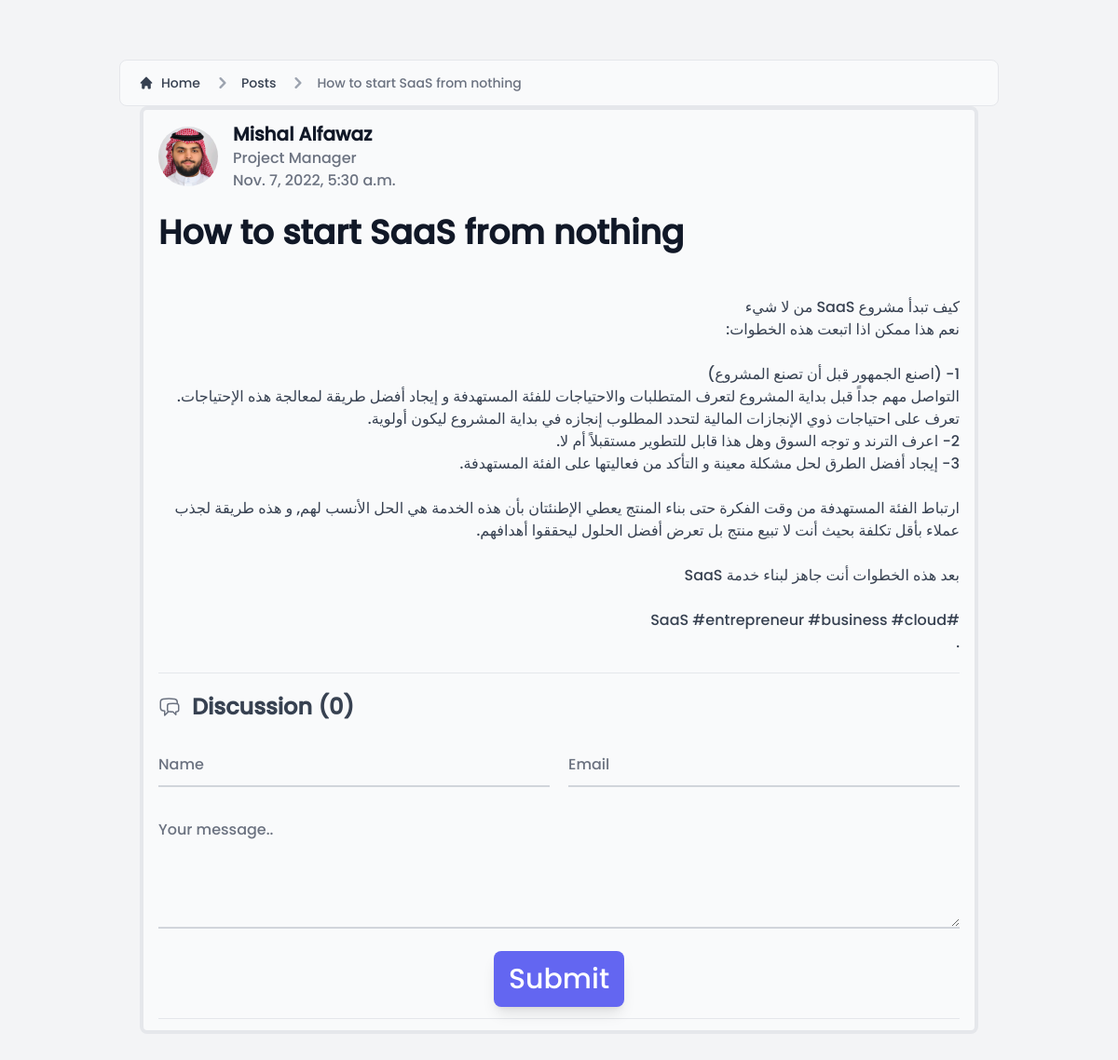
The page /posts/post2 on the database its author committed.
### tailwindapp/models.py (models this page shows, shortened)
class Post(models.Model):
    author = models.ForeignKey(Info, on_delete=models.CASCADE, null = True)
    title = models.CharField(max_length=255)
    slug = models.SlugField()
    image = models.ImageField(null = True,blank=True, upload_to="images/")
    intro = models.TextField()
    body = RichTextField()
    released = models.DateTimeField(auto_now_add = True)
    class Meta:
        ordering = ['released']

class Info (models.Model):
    title = models.CharField(max_length = 255)
    name = models.CharField(max_length = 255)
    position = models.CharField(max_length = 255)
    email = models.EmailField()
    phone = models.IntegerField()
    description = models.TextField(max_length = 500)
    image = models.ImageField(null = True,blank=True, upload_to="images/")
    cv = models.FileField(null = True)
    skills = models.ManyToManyField(Skills)

### tailwindapp/views.py (the view)
# urls.py: path('posts/<slug:slug>', views.getPosts, name='getPosts'),
def getPosts(request, slug):
    post = Post.objects.get(slug=slug)
    if request.method == 'POST':
        form = CommentPostForm(request.POST)
        if form.is_valid():
            html = render_to_string('tailwindapp/emails/emailtemplate.html',
            {'name': form.cleaned_data['name'],
            'email': form.cleaned_data['email'],
            'message': form.cleaned_data['body']
            })
            form = form.save(commit = False)
            form.post = post
            print("### ", form)
            form.save()
            send_mail('Thank you for your comment!',
            'message',
            'no-reply@mishalalfawaz.com',
            [form.email, 'mishalalfawaz@gmail.com'],
            html_message=html)
            return redirect('getPosts', slug=post.slug)
    else:
        form = CommentPostForm()
    context = {'post':post, 'form': form}
    return render(request, 'tailwindapp/posts.html', context)

### tailwindapp/templates/tailwindapp/posts.html (shortened to what this page needs)
{% extends 'base.html' %} {% block projects %}
{% load static %}
<div class="bg-gray-100">
<main class="pt-8 pb-16 lg:pt-16 lg:pb-24">
<nav class="flex px-5 py-3 mx-5 lg:mx-32 text-gray-700 border border-gray-200 rounded-lg bg-gray-50 " aria-label="Breadcrumb">
  <ol class="inline-flex items-center space-x-1 md:space-x-3">
    <li class="inline-flex items-center">
      <a href="{% url 'index' %}" class="inline-flex items-center text-sm font-medium text-gray-700 hover:text-gray-900">
        <svg class="w-4 h-4 mr-2" fill="currentColor" viewBox="0 0 20 20" xmlns="http://www.w3.org/2000/svg"><path d="M10.707 2.293a1 1 0 00-1.414 0l-7 7a1 1 0 001.414 1.414L4 10.414V17a1 1 0 001 1h2a1 1 0 001-1v-2a1 1 0 011-1h2a1 1 0 011 1v2a1 1 0 001 1h2a1 1 0 001-1v-6.586l.293.293a1 1 0 001.414-1.414l-7-7z"></path></svg>
        Home
      </a>
    </li>
    <li>
        <div class="flex items-center">
          <svg class="w-6 h-6 text-gray-400" fill="currentColor" viewBox="0 0 20 20" xmlns="http://www.w3.org/2000/svg"><path fill-rule="evenodd" d="M7.293 14.707a1 1 0 010-1.414L10.586 10 7.293 6.707a1 1 0 011.414-1.414l4 4a1 1 0 010 1.414l-4 4a1 1 0 01-1.414 0z" clip-rule="evenodd"></path></svg>
          <a href="{% url 'index' %}" class="ml-1 text-sm font-medium text-gray-700 hover:text-gray-900 md:ml-2">Posts</a>
        </div>
      </li>
    <li aria-current="page">
      <div class="flex items-center">
        <svg class="w-6 h-6 text-gray-400" fill="currentColor" viewBox="0 0 20 20" xmlns="http://www.w3.org/2000/svg"><path fill-rule="evenodd" d="M7.293 14.707a1 1 0 010-1.414L10.586 10 7.293 6.707a1 1 0 011.414-1.414l4 4a1 1 0 010 1.414l-4 4a1 1 0 01-1.414 0z" clip-rule="evenodd"></path></svg>
        <span class="ml-1 text-sm font-medium text-gray-500 md:ml-2 ">{{post.title}}</span>
      </div>
    </li>
  </ol>
</nav>
    <div class=" bg-gray-50 flex justify-between px-4 mx-auto w-11/12 lg:w-3/4 border-4 rounded-lg p-3">
        <article class=" p- mx-auto w-full format format-sm sm:format-base lg:format-lg format-blue ">
            <header class="mb-4 lg:mb-6 not-format">
                <address class="flex items-center mb-6 not-italic">
                    <div class="inline-flex items-center mr-3 text-sm text-gray-900   ">
                        <img class="mr-4 w-16 h-16 rounded-full" src="{{post.author.image.url}}" alt="Jese Leos">
                        <div>
                            <a href="#" rel="author" class="text-xl font-bold text-gray-900   ">{{post.author.name}}</a>
                            <p class="text-base font-light text-gray-500    ">{{post.author.position}}</p>
                            <p class="text-base font-light text-gray-500    "><time pubdate datetime="2022-02-08" title="February 8th, 2022">{{post.released}}</time></p>
                        </div>
                    </div>
                </address>
                <h1 class="mb-4 text-3xl font-extrabold leading-tight text-gray-900 lg:mb-6 lg:text-4xl   ">{{post.title}}</h1>
            </header>
            <div dir="rtl" class="break-words text-gray-700">
                <br>
            <p>{{post.body | safe}}.</p>
        </div>
        <hr class="my-5">
        <section class="not-format">
            <div class="flex items-center mb-6">
                <h2 class="text-lg lg:text-2xl font-bold text-gray-700   ">Discussion ({{post.comments.count}})</h2>
            </div>
            <form action="" method="post" class="flex flex-col gap-6 items-center justify-center">
                <div class="flex gap-x-5 w-full">
                    <div class="w-1/2">
                        {{form.name}}
                    </div>
                    <div class="w-1/2">
                        {{form.email}}
                    </div>
                </div>
                <div class="w-full">
                {{form.body}}
            </div>
                <input type="submit" value="Submit" class="shadow-lg hover:shadow-2xl bg-indigo-500 text-3xl hover:bg-indigo-600
                 text-white py-3 px-4 rounded-lg cursor-pointer transition-all">
            </form>
            <hr class="mt-3">
        </section>
    </article>
    </div>
</main>
</div>
{% endblock projects %}

### rows shown on the page
Post: title "How to start SaaS from nothing", author.image (picture), author.name "Mishal Alfawaz", author.position "Project Manager", released "Nov. 7, 2022, 5:30 a.m.", body "كيف تبدأ مشروع SaaS من لا شيء نعم هذا ممكن اذا اتبعت هذه الخطوات: 1- (اصنع الجمهور قبل أن تصنع المشروع) التواصل مهم جداً قبل بداية المشروع لتعرف المتطلبات والاحتياجات للفئة المستهدفة و إيجاد أفضل طريقة لمعالجة هذه الإحتياجات. تعرف على احتياجات ذوي الإنجازات المالية لتحدد المطلوب إنجازه في بداية المشروع ليكون أولوية. 2- اعرف الترند و توجه السوق وهل هذا قابل للتطوير مستقبلاً أم لا. 3- إيجاد أفضل الطرق لحل مشكلة معينة و التأكد من فعاليتها على الفئة المستهدفة. ارتباط الفئة المستهدفة من وقت الفكرة حتى بناء المنتج يعطي الإطنئتان بأن هذه الخدمة هي الحل الأنسب لهم, و هذه طريقة لجذب عملاء بأقل تكلفة بحيث أنت لا تبيع منتج بل تعرض أفضل الحلول ليحققوا أهدافهم. بعد هذه الخطوات أنت جاهز لبناء خدمة SaaS…", comments.count "0"
